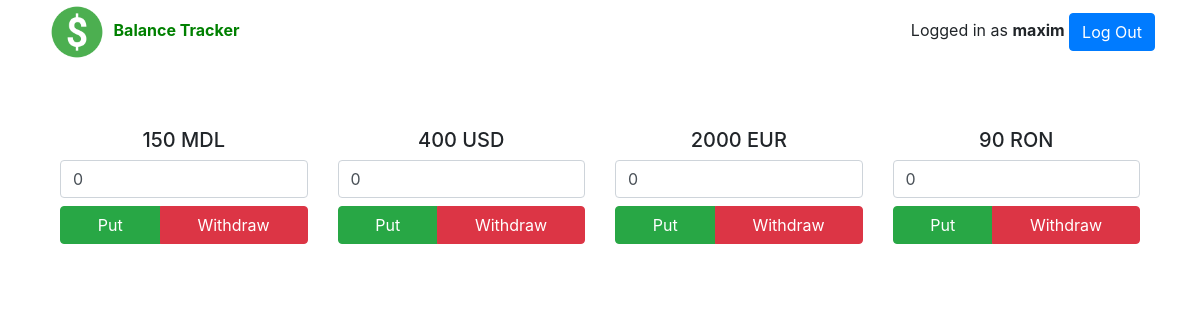
Before: /userpage/ (signed in) with the older database file.
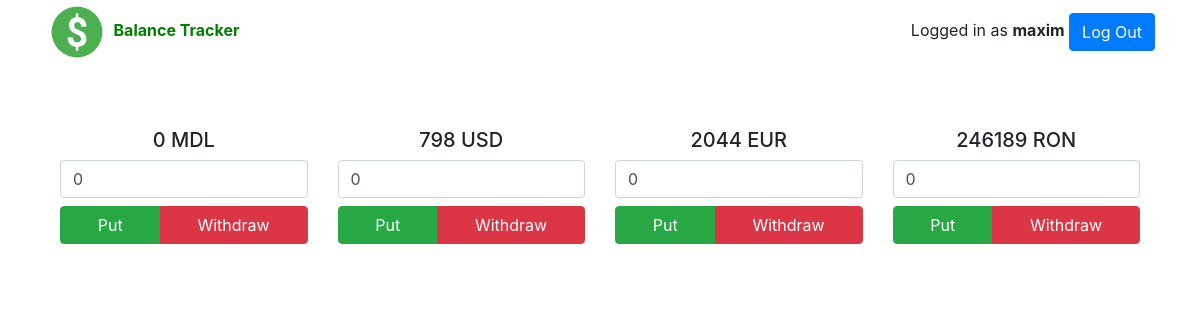
After: the same page with the newer database file.
### apps/tracker/models.py (models this page shows, shortened)
class UserBalance(models.Model):
    user = models.OneToOneField(User, on_delete=models.CASCADE)
    mdl = models.IntegerField(default=0)
    eur = models.IntegerField(default=0)
    usd = models.IntegerField(default=0)
    ron = models.IntegerField(default=0)

### apps/tracker/views.py (the view)
# urls.py: path('userpage/', views.userPage, name='userPage'),
@login_required
def userPage(request):
    if request.method == "POST":
        user_balance = UserBalance.objects.get(user=request.user)
        if request.POST.get('updateBalance') == 'putMdl':
            user_balance.mdl += int(request.POST.get('amount'))
        elif request.POST.get('updateBalance') == 'withdrawMdl':
            user_balance.mdl -= int(request.POST.get('amount'))
        elif request.POST.get('updateBalance') == 'putUsd':
            user_balance.usd += int(request.POST.get('amount'))
        elif request.POST.get('updateBalance') == 'withdrawUsd':
            user_balance.usd -= int(request.POST.get('amount'))
        elif request.POST.get('updateBalance') == 'putEur':
            user_balance.eur += int(request.POST.get('amount'))
        elif request.POST.get('updateBalance') == 'withdrawEur':
            user_balance.eur -= int(request.POST.get('amount'))
        elif request.POST.get('updateBalance') == 'putRon':
            user_balance.ron += int(request.POST.get('amount'))
        elif request.POST.get('updateBalance') == 'withdrawRon':
            user_balance.ron -= int(request.POST.get('amount'))
        user_balance.save()
        return redirect('userPage')
    else:
        user_balance = UserBalance.objects.get(user=request.user)
        context = {'user_balance': user_balance}
        return render(request, 'tracker/userpage.html', context)

### apps/tracker/templates/tracker/userpage.html (shortened to what this page needs)
{% extends 'tracker/base.html' %}
{% block content %}
  <div class="row mt-5">
    <div class="col-md-3 col-sm-6 mt-3">
      <form id="ronForm" method="POST">
        <h5>{{ user_balance.mdl }} MDL</h5>
        <input type="number" class="form-control" name="amount" value=0>
        <div class="btn-group w-100 mt-2" role="group" aria-label="Basic example">
          <button type="submit" class="btn btn-success" name="updateBalance" value="putMdl">Put</button>
          <button type="submit" class="btn btn-danger" name="updateBalance" value="withdrawMdl">Withdraw</button>
        </div>
      </form>
    </div>
    <div class="col-md-3 col-sm-6 mt-3">
      <form id="ronForm" method="POST">
        <h5>{{ user_balance.usd }} USD</h5>
        <input type="number" class="form-control" name="amount" value=0>
        <div class="btn-group w-100 mt-2" role="group" aria-label="Basic example">
          <button type="submit" class="btn btn-success" name="updateBalance" value="putUsd">Put</button>
          <button type="submit" class="btn btn-danger" name="updateBalance" value="withdrawUsd">Withdraw</button>
        </div>
      </form>
    </div>
    <div class="col-md-3 col-sm-6 mt-3">
      <form id="ronForm" method="POST">
        <h5>{{ user_balance.eur }} EUR</h5>
        <input type="number" class="form-control" name="amount" value=0>
        <div class="btn-group w-100 mt-2" role="group" aria-label="Basic example">
          <button type="submit" class="btn btn-success" name="updateBalance" value="putEur">Put</button>
          <button type="submit" class="btn btn-danger" name="updateBalance" value="withdrawEur">Withdraw</button>
        </div>
      </form>
    </div>
    <div class="col-md-3 col-sm-6 mt-3">
      <form id="ronForm" method="POST">
        <h5>{{ user_balance.ron }} RON</h5>
        <input type="number" class="form-control" name="amount" value=0>
        <div class="btn-group w-100 mt-2" role="group" aria-label="Basic example">
          <button type="submit" class="btn btn-success" name="updateBalance" value="putRon">Put</button>
          <button type="submit" class="btn btn-danger" name="updateBalance" value="withdrawRon">Withdraw</button>
        </div>
      </form>
    </div>
  </div>
{% endblock %}

### apps/tracker/templates/tracker/base.html (shortened to what this page needs)
{% load static %}
<!DOCTYPE html>
<html lang="en" dir="ltr">
  <head>
    <link rel="stylesheet" href="{% static 'tracker/bootstrap.min.css' %}">
    <link rel="stylesheet" href="{% static 'tracker/myStyle.css' %}">
  </head>
  <body>
    <div class="container">
      <div class="row align-items-center">
        <div class="col-3">
          <a href="{% url 'home' %}">
            <img src="{% static 'tracker/myMoney.png' %}" alt="a lock picture" width=64 height=64>
            <span id="proj_name">Balance Tracker</span>
          </a>
        </div>
        {% if user.is_authenticated %}
        <div class="col-3 text-right offset-6">
          <form action="{% url 'logOutUser' %}" method="POST">
            <label for="logOut">Logged in as <b>{{ user.username }}</b></label>
            <button name="logOut" type="submit" class="btn btn-primary">Log Out</button>
          </form>
        </div>
        {% endif %}
      </div>
    <div class="container text-center">
      {% block content %}{% endblock %}
    </div>
  </body>
</html>

### apps/tracker/static/tracker/myStyle.css (style rules this page uses)
#proj_name { font-weight: bold; color: green; }

Changed rows visible on the page:
changed UserBalance: mdl "150" → "0"; usd "400" → "798"; eur "2000" → "2044"; ron "90" → "246189"
